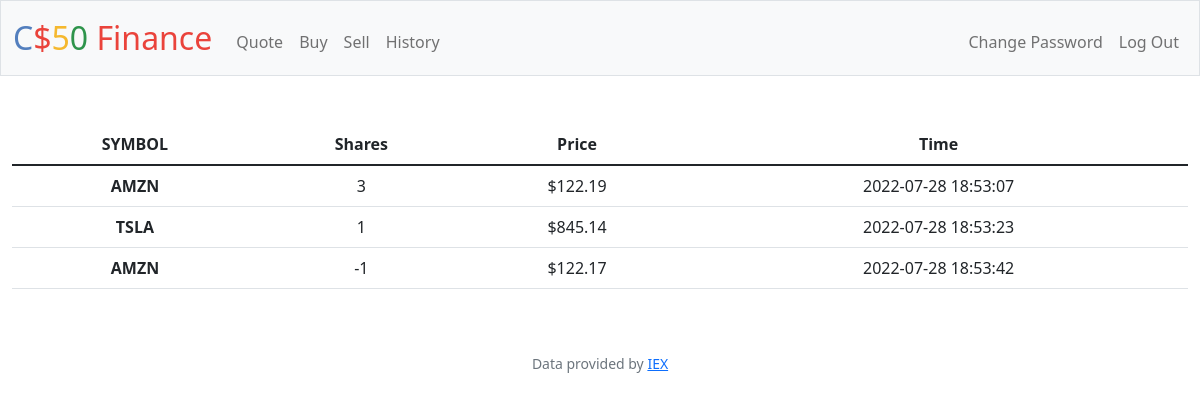
The app's page /history (signed in) with its own data.
### tables this page shows
CREATE TABLE transactions (transaction_id INTEGER PRIMARY KEY AUTOINCREMENT NOT NULL, timestamp DATETIME DEFAULT CURRENT_TIMESTAMP, user_id INTEGER NOT NULL, symbol TEXT NOT NULL, quantity INTEGER NOT NULL, price NUMERIC NOT NULL);

### app.py (the view)
@app.route("/history")
@login_required
def history():
    stocks = db.execute(
        "SELECT symbol, quantity, price, timestamp\
           FROM transactions\
          WHERE user_id = ?",
        session["user_id"],
    )
    return render_template("history.html", stocks=stocks)

### app.py (called while the page is built)
@app.after_request
def after_request(response):
    response.headers["Cache-Control"] = "no-cache, no-store, must-revalidate"
    response.headers["Expires"] = 0
    response.headers["Pragma"] = "no-cache"
    return response

### helpers.py (called while the page is built)
def login_required(f):
    @wraps(f)
    def decorated_function(*args, **kwargs):
        if session.get("user_id") is None:
            return redirect("/login")
        return f(*args, **kwargs)
    return decorated_function

def usd(value):
    return f"${value:,.2f}"

### templates/history.html (shortened to what this page needs)
{% extends "layout.html" %}
{% block main %}
<table class="table">
    <thead>
        <tr>
            <th scope="col">SYMBOL</th>
            <th scope="col">Shares</th>
            <th scope="col">Price</th>
            <th scope="col">Time</th>
        </tr>
    </thead>
    <tbody>
        {% for stock in stocks %}
        <tr>
            <th scope="row">{{ stock.symbol }}</th>
            <td>{{ stock.quantity }}</td>
            <td>{{ stock.price | usd}}</td>
            <td>{{ stock.timestamp }}</td>
        </tr>
        {% endfor %}
    </tbody>
</table>
{% endblock %}

### records on screen
transactions: symbol "AMZN", quantity "3", price "$122.19", timestamp "2022-07-28 18:53:07"
transactions: symbol "TSLA", quantity "1", price "$845.14", timestamp "2022-07-28 18:53:23"
transactions: symbol "AMZN", quantity "-1", price "$122.17", timestamp "2022-07-28 18:53:42"
